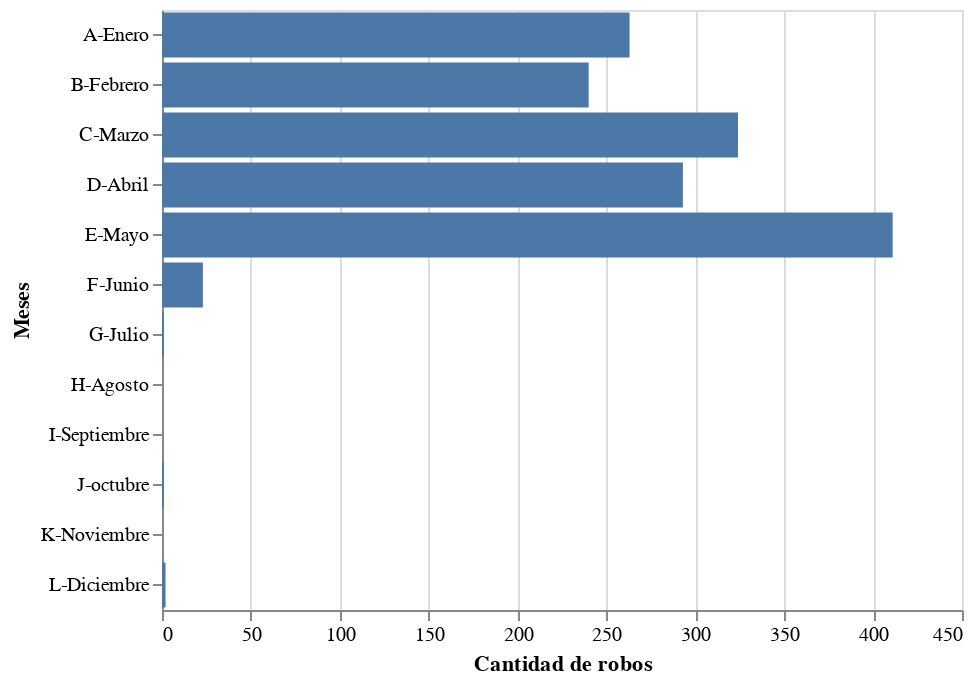

The notebook cell saved with this chart:
### Markdown cell above
## Gráfico de barra mes versus cantidad de robos

### Code cell
robos_mes = [0,0,0,0,0,0,0,0,0,0,0,0]
for i in range(0,1558):
    if int(dias(data.fecha_siniestro[i])[1]) == 1:
        robos_mes[0] = robos_mes[0] +1
    elif int(dias(data.fecha_siniestro[i])[1]) == 2:
        robos_mes[1] = robos_mes[1] +1
    elif int(dias(data.fecha_siniestro[i])[1]) == 3:
        robos_mes[2] = robos_mes[2] +1
    elif int(dias(data.fecha_siniestro[i])[1]) == 4:
        robos_mes[3] = robos_mes[3] +1
    elif int(dias(data.fecha_siniestro[i])[1]) == 5:
        robos_mes[4] = robos_mes[4] +1
    elif int(dias(data.fecha_siniestro[i])[1]) == 6:
        robos_mes[5] = robos_mes[5] +1
    elif int(dias(data.fecha_siniestro[i])[1]) == 7:
        robos_mes[6] = robos_mes[6] +1
    elif int(dias(data.fecha_siniestro[i])[1]) == 8:
        robos_mes[7] = robos_mes[7] +1
    elif int(dias(data.fecha_siniestro[i])[1]) == 9:
        robos_mes[8] = robos_mes[8] +1
    elif int(dias(data.fecha_siniestro[i])[1])== 10:
        robos_mes[9] = robos_mes[9] +1
    elif int(dias(data.fecha_siniestro[i])[1])== 11:
        robos_mes[10] = robos_mes[10] +1
    elif int(dias(data.fecha_siniestro[i])[1]) == 12:
        robos_mes[11] = robos_mes[11] +1

source2 = pd.DataFrame({
    'Meses':  ['A-Enero', 'B-Febrero', 'C-Marzo', 'D-Abril', 'E-Mayo', 'F-Junio', 'G-Julio',"H-Agosto","I-Septiembre","J-octubre","K-Noviembre","L-Diciembre"],
    'Cantidad de robos':  [263, 240, 324, 293, 411, 23, 1, 0, 0, 1, 0, 2]
})

alt.Chart(source2).mark_bar().encode(
    x='Cantidad de robos',
    y='Meses'
)

### Figure 1 — Vega-Lite specification as saved in the notebook (floating-point values rounded to 4 significant figures)
{"$schema": "https://vega.github.io/schema/vega-lite/v2.6.0.json", "config": {"view": {"height": 300, "width": 400}}, "data": {"name": "data-803407e45a4801e29d0aaab6d2f6ba76"}, "datasets": {"data-803407e45a4801e29d0aaab6d2f6ba76": [{"Cantidad de robos": 263, "Meses": "A-Enero"}, {"Cantidad de robos": 240, "Meses": "B-Febrero"}, {"Cantidad de robos": 324, "Meses": "C-Marzo"}, {"Cantidad de robos": 293, "Meses": "D-Abril"}, {"Cantidad de robos": 411, "Meses": "E-Mayo"}, {"Cantidad de robos": 23, "Meses": "F-Junio"}, {"Cantidad de robos": 1, "Meses": "G-Julio"}, {"Cantidad de robos": 0, "Meses": "H-Agosto"}, {"Cantidad de robos": 0, "Meses": "I-Septiembre"}, {"Cantidad de robos": 1, "Meses": "J-octubre"}, {"Cantidad de robos": 0, "Meses": "K-Noviembre"}, {"Cantidad de robos": 2, "Meses": "L-Diciembre"}]}, "encoding": {"x": {"field": "Cantidad de robos", "type": "quantitative"}, "y": {"field": "Meses", "type": "nominal"}}, "mark": "bar"}
